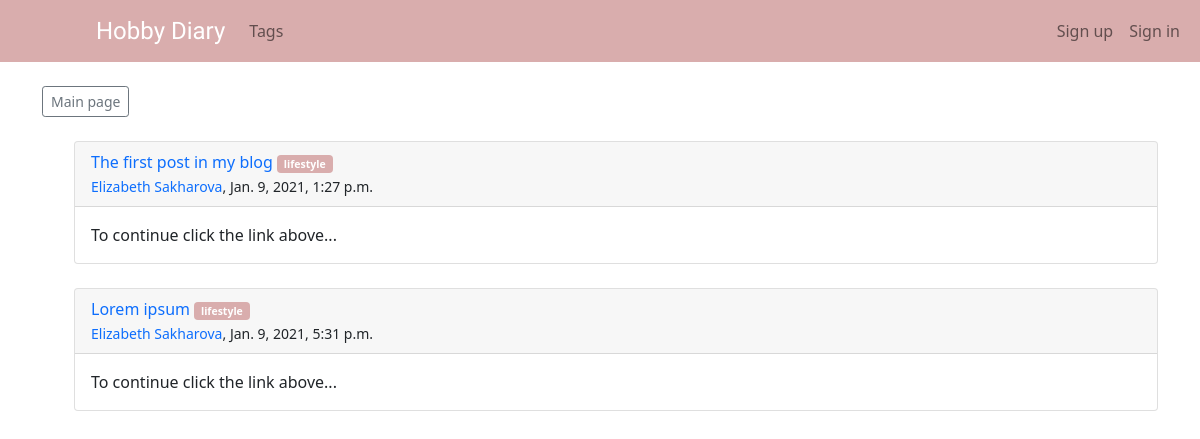
Screenshot of /category/lifestyle with the database file from the repository.
### theblog/models.py (models this page shows, shortened)
class Post(models.Model):
  title = models.CharField(max_length=255)
  header_image = models.ImageField(null=True, blank=True, upload_to='images/')
  author = models.ForeignKey(User, on_delete=models.CASCADE)
  body = RichTextField(blank=True, null=True)
  date = models.DateTimeField(auto_now_add=True)
  category = models.CharField(max_length=255, default='lifestyle')
  snippet = models.CharField(max_length=255)
  likes = models.ManyToManyField(User, related_name='blog_posts')

### theblog/views.py (the view)
# urls.py: path('category/<str:cats>', CategoryView, name='category'),
def CategoryView(request, cats):
  category_posts = Post.objects.filter(category=cats.replace('-', ' '))
  return render(request, 'categories.html', {'cats':cats.replace(' ', '-'), 'category_posts':category_posts})

### theblog/templates/categories.html (shortened to what this page needs)
{% extends 'base.html' %}
{% block content %}
<a href="{% url 'home' %}" class="btn btn-sm btn-outline-secondary">Main page</a>
<br><br>
{% if category_posts %}
  <ul style="list-style-type:none;">
    {% for post in category_posts %}
    <li>
      <div class="card">
        <div class="card-header">
        <a href="{% url 'article-detail' post.pk %}" class="text-decoration-none">
          {{ post.title }}
        </a>
        <a href="{% url 'category' post.category %}">
        <small><span class="badge badge-pill badge-dark" style="color:white; background-color: #d9adad;">{{ post.category }}</span></small>
      </a>
      <br>
      <small>
        <a href="{% url 'show-profile-page' post.author.profile.id %}" class="text-decoration-none">{{ post.author.first_name }} {{ post.author.last_name }}</a>, {{ post.date }}
      </small>
      </div>
      <div class="card-body">
        <p class="card-text">
          {{ post.snippet }}
        </p>
      </div>
      </div>
      <br>
    </li>
    {% endfor %}
  </ul>
{% else %}
  <p>This page doesn't exist.</p>
{% endif %}
{% endblock %}

### rows the page displays
Post: title "The first post in my blog", category "lifestyle", author.first_name "Elizabeth", author.last_name "Sakharova", date "Jan. 9, 2021, 1:27 p.m.", snippet "To continue click the link above..."
Post: title "Lorem ipsum", category "lifestyle", author.first_name "Elizabeth", author.last_name "Sakharova", date "Jan. 9, 2021, 5:31 p.m.", snippet "To continue click the link above..."
